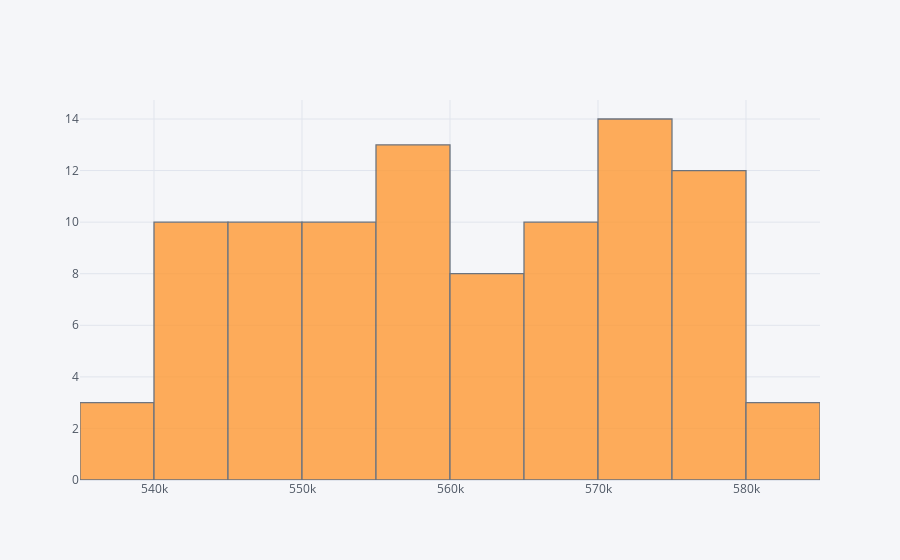

Write notebook code for a chart like this one.
### Code cell
cua_net.groupby('InvoiceNo', as_index=False).sum().InvoiceNo.iplot(kind='hist', y='Quantity', x='InvoiceNo')

### Figure 1 — Plotly figure (JSON) as saved in the notebook; plotly's stock layout.template omitted (floating-point values rounded to 4 significant figures)
{"data": [{"histfunc": "count", "histnorm": "", "marker": {"color": "rgba(255, 153, 51, 1.0)", "line": {"color": "#4D5663", "width": 1.3}}, "name": "InvoiceNo", "opacity": 0.8, "orientation": "v", "type": "histogram", "x": [536403, 539491, 539731, 541206, 541570, 541608, 541711, 542720, 542894, 543387, 544479, 544480, 544672, 546027, 546433, 547365, 547796, 547825, 548010, 548011, 548211, 548969, 548970, 551345, 552845, 552846, 552882, 552883, 552885, 553682, 554038, 554642, 554827, 555003, 555106, 555160, 555164, 555407, 555589, 556235, 557263, 557328, 557525, 558262, 558263, 558311, 560710, 562789, 562790, 563076, 563165, 564169, 564650, 564652, 565967, 565975, 566173, 566557, 567280, 567290, 567795, 569665, 569719, 569720, 570191, 571697, 572035, 572051, 572052, 572123, 572233, 572236, 573002, 573003, 573004, 574056, 574058, 574059, 575508, 575510, 575709, 576664, 577326, 577474, 578034, 578082, 578140, 578141, 578143, 579528, 581175, 581176, 581338]}], "layout": {"barmode": "overlay", "legend": {"bgcolor": "#F5F6F9", "font": {"color": "#4D5663"}}, "paper_bgcolor": "#F5F6F9", "plot_bgcolor": "#F5F6F9", "title": {"font": {"color": "#4D5663"}}, "xaxis": {"gridcolor": "#E1E5ED", "showgrid": true, "tickfont": {"color": "#4D5663"}, "title": {"font": {"color": "#4D5663"}, "text": ""}, "zerolinecolor": "#E1E5ED"}, "yaxis": {"gridcolor": "#E1E5ED", "showgrid": true, "tickfont": {"color": "#4D5663"}, "title": {"font": {"color": "#4D5663"}, "text": ""}, "zerolinecolor": "#E1E5ED"}}}
